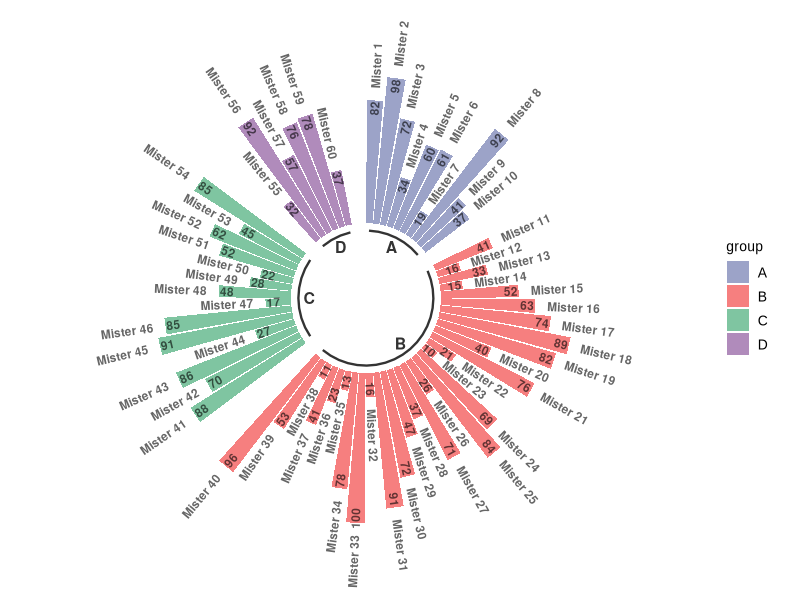

Source code (R):
## ---- chunk 1
# Install packages
if (!requireNamespace("ggplot2", quietly = TRUE)) {
  install.packages("ggplot2")
}
if (!requireNamespace("dplyr", quietly = TRUE)) {
  install.packages("dplyr")
}

# Load packages
library(ggplot2)
library(dplyr)
## ---- chunk 2
# Load data
data <- read.delim("files/Hiplot/023-circular-barplot-data.txt", header = T)

# convert data structure
data$group <- as.factor(data$group)
empty_bar <- 2
to_add <- data.frame(matrix(NA, empty_bar*nlevels(data$group), ncol(data)))
colnames(to_add) <- colnames(data)
to_add$group <- rep(levels(data$group), each=empty_bar)
data <- rbind(data, to_add)
data <- data %>% arrange(group)
data$id <- seq(1, nrow(data))

label_data <- data
number_of_bar <- nrow(label_data)
angle <- 90 - 360 * (label_data$id-0.5) /number_of_bar
label_data$hjust <- ifelse( angle < -90, 1, 0)
label_data$angle <- ifelse(angle < -90, angle+180, angle)

base_data <- data %>% 
  group_by(group) %>% 
  summarize(start=min(id), end=max(id) - empty_bar) %>% 
  rowwise() %>% 
  mutate(title=mean(c(start, end)))

# View data
head(data)
## ---- chunk 3
#| label: fig-1Circular-barplot
#| fig-cap: "Circular Barplot"
#| out.width: "95%"
#| warning: false
#| message: false

# Circular Barplot
p <- ggplot(data, aes(x=as.factor(id), y=value, fill=group)) +
  geom_bar(aes(x=as.factor(id), y=value, fill=group), stat="identity", alpha=0.5) +
  ylim(-50,max(na.omit(data$value))+30) +
  geom_segment(data=base_data, aes(x = start, y = -5, xend = end, yend = -5), colour = "black", alpha=0.8, size=0.8 , inherit.aes = FALSE )  +
  geom_text(data=base_data, aes(x = title, y = -12, label=group), colour = "black", alpha=0.8, size=4, fontface="bold", inherit.aes = FALSE) +
  geom_text(data=label_data, aes(x=id, y=value+8, label=individual, hjust=hjust), color="black", fontface="bold",alpha=0.6, size=3, angle= label_data$angle, inherit.aes = FALSE ) +
  geom_text(data=label_data, aes(x=id, y=value-10, label=value, hjust=hjust), color="black", fontface="bold",alpha=0.6, size=3, angle= label_data$angle, inherit.aes = FALSE ) +
  coord_polar() + 
  scale_fill_manual(values = c("#3b4992ff","#ee0000ff","#008b45ff","#631879ff")) +
  theme_minimal() +
  theme(text = element_text(family = "Arial"),
        plot.title = element_text(size = 12,hjust = 0.5),
        axis.title = element_blank(),
        axis.text = element_blank(),
        legend.position = "right",
        legend.direction = "vertical",
        legend.title = element_text(size = 10),
        legend.text = element_text(size = 10),
        panel.grid = element_blank(),
        plot.margin = unit(rep(-1,4), "cm"))

p
